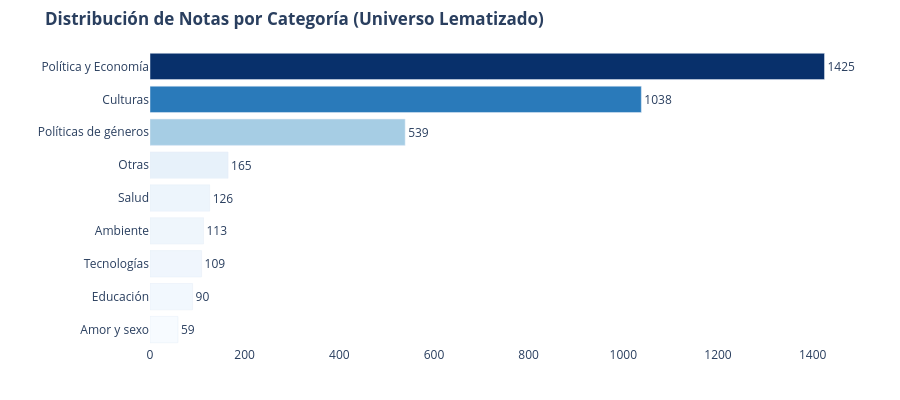

Notebook source saved alongside this figure:
### Markdown cell above
Recordamos como se distribuyen las categorias.

### Code cell
## 2.1 Distribución de Categorías Editoriales
import re

# 1. Normalizar y explotar manteniendo el dataframe listo
df_cat_exploded = (
    df[["ID", "post_year", "category", "post_tag"]]
    .copy()
    .assign(
        categoria_normalizada=lambda d: d["category"]
        .fillna("Sin categoria")
        .astype(str)
        .apply(lambda x: [p.strip() for p in re.split(r"[;,]", x) if p.strip()] or ["Sin categoria"])
    )
    .explode("categoria_normalizada")
    .reset_index(drop=True)
)

# 2. Conteo de artículos por categoría
df_cat_dist = (
    df_cat_exploded.groupby("categoria_normalizada")["ID"]
    .nunique()
    .reset_index(name="notas")
    .sort_values("notas", ascending=True)
)

# 3. Gráfico breve
fig_cat = px.bar(
    df_cat_dist, x="notas", y="categoria_normalizada", orientation="h",
    title="<b>Distribución de Notas por Categoría (Universo Lematizado)</b>",
    text="notas", color="notas", color_continuous_scale="Blues"
)
fig_cat.update_traces(textposition="outside")
fig_cat.update_layout(
    height=400, plot_bgcolor="rgba(0,0,0,0)", paper_bgcolor="#fff",
    coloraxis_showscale=False, xaxis_title="", yaxis_title="",
    margin=dict(l=150, r=40, t=50, b=30)
)
fig_cat.write_html(OUTPUT_DIR / "03a_distribucion_categorias.html")
fig_cat.show()

### Figure 1 — Plotly figure (JSON) as saved in the notebook; plotly's stock layout.template omitted (floating-point values rounded to 4 significant figures)
{"data": [{"hovertemplate": "notas=%{marker.color}<br>categoria_normalizada=%{y}<extra></extra>", "legendgroup": "", "marker": {"color": [59, 90, 109, 113, 126, 165, 539, 1038, 1425], "coloraxis": "coloraxis", "pattern": {"shape": ""}}, "name": "", "orientation": "h", "showlegend": false, "text": [59.0, 90.0, 109.0, 113.0, 126.0, 165.0, 539.0, 1038.0, 1425.0], "textposition": "outside", "type": "bar", "x": [59, 90, 109, 113, 126, 165, 539, 1038, 1425], "xaxis": "x", "y": ["Amor y sexo", "Educación", "Tecnologías", "Ambiente", "Salud", "Otras", "Políticas de géneros", "Culturas", "Política y Economía"], "yaxis": "y"}], "layout": {"barmode": "relative", "coloraxis": {"autocolorscale": false, "colorbar": {"title": {"text": "notas"}}, "colorscale": [[0, "rgb(247,251,255)"], [0.125, "rgb(222,235,247)"], [0.25, "rgb(198,219,239)"], [0.375, "rgb(158,202,225)"], [0.5, "rgb(107,174,214)"], [0.625, "rgb(66,146,198)"], [0.75, "rgb(33,113,181)"], [0.875, "rgb(8,81,156)"], [1, "rgb(8,48,107)"]], "showscale": false}, "height": 400, "legend": {"tracegroupgap": 0}, "margin": {"b": 30, "l": 150, "r": 40, "t": 50}, "paper_bgcolor": "#fff", "plot_bgcolor": "rgba(0,0,0,0)", "title": {"text": "<b>Distribución de Notas por Categoría (Universo Lematizado)</b>"}, "xaxis": {"anchor": "y", "domain": [0, 1], "title": {"text": ""}}, "yaxis": {"anchor": "x", "domain": [0, 1], "title": {"text": ""}}}}
